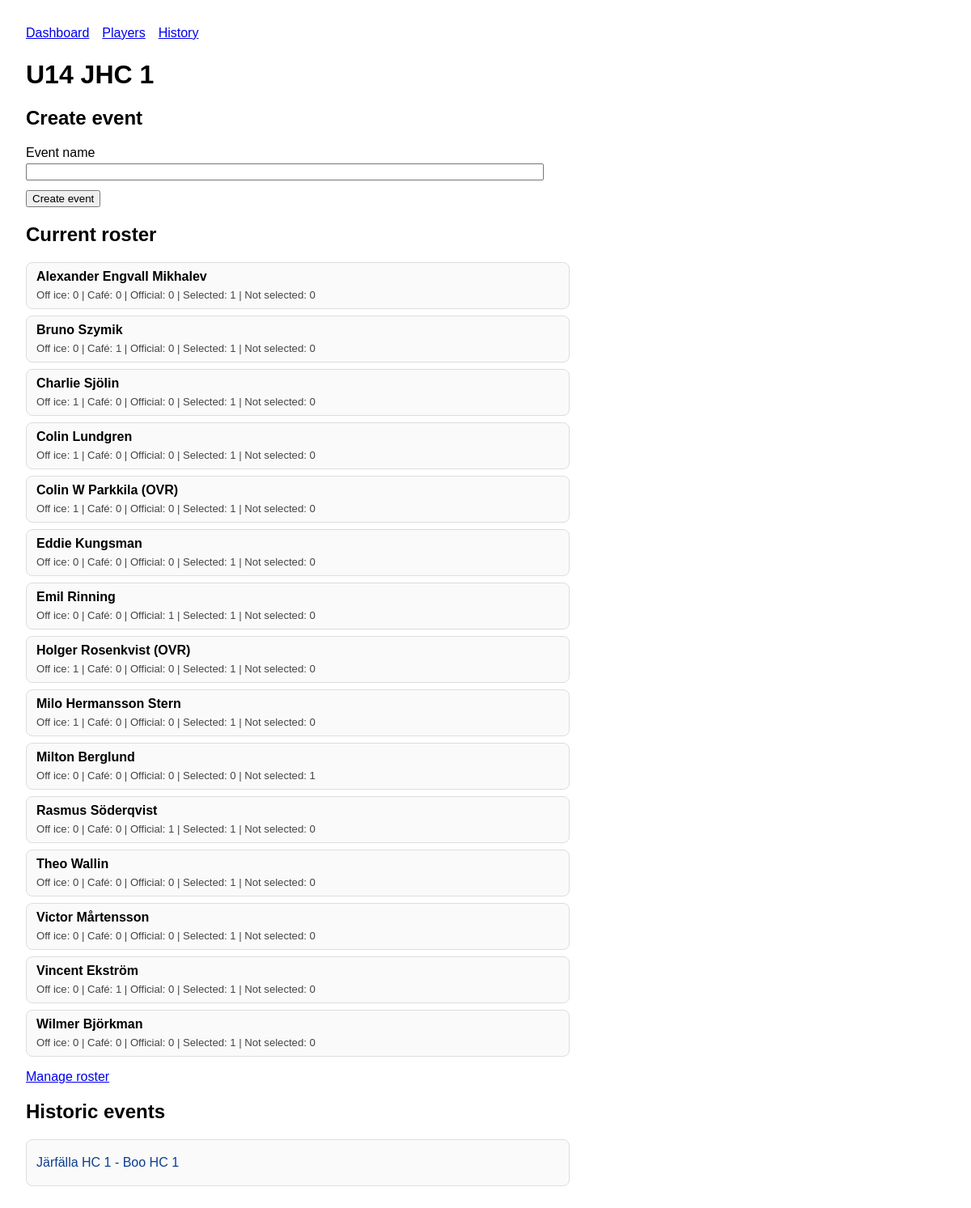
The page /teams/2 on the database its author committed.
### tables this page shows
CREATE TABLE teams (
                id INTEGER PRIMARY KEY AUTOINCREMENT,
                name TEXT NOT NULL UNIQUE
            );

CREATE TABLE players (
                id INTEGER PRIMARY KEY AUTOINCREMENT,
                name TEXT NOT NULL,
                ovr INTEGER NOT NULL DEFAULT 0 CHECK (ovr IN (0, 1)),
                cafe INTEGER NOT NULL DEFAULT 0 CHECK (cafe IN (0, 1))
            );

CREATE TABLE events (
                id INTEGER PRIMARY KEY AUTOINCREMENT,
                team_id INTEGER NOT NULL,
                name TEXT NOT NULL,
                FOREIGN KEY (team_id) REFERENCES teams (id)
            );

### hockeybemanning/web.py (the view, shortened to what this page needs)
    @app.route("/teams/<int:team_id>", methods=["GET", "POST"])
    def team_page(team_id: int) -> str | object:
        scheduler = app.config["SCHEDULER"]
        team = scheduler.connection.execute(
            "SELECT id, name FROM teams WHERE id = ?",
            (team_id,),
        ).fetchone()
        if team is None:
            return redirect(url_for("dashboard"))
        team_events = scheduler.connection.execute(
            "SELECT id, name FROM events WHERE team_id = ? ORDER BY id DESC",
            (team_id,),
        ).fetchall()
        assigned_players = scheduler.team_players(team_id)
        team_player_stats = {stat["player_id"]: stat for stat in scheduler.team_player_stats(team_id)}
        return render_template(
            "team.html",
            team=team,
            assigned_players=assigned_players,
            team_events=team_events,
            team_player_stats=team_player_stats,
        )

### hockeybemanning/core.py (called while the page is built)
    @property
    def connection(self) -> sqlite3.Connection:
        if not hasattr(self._local, "connection"):
            connection = sqlite3.connect(self._db_path, check_same_thread=False)
            connection.row_factory = sqlite3.Row
            self._local.connection = connection
        return self._local.connection

    def team_players(self, team_id: int) -> list[sqlite3.Row]:
        self._require_team(team_id)
        return self.connection.execute(
            """
            SELECT players.id AS player_id, players.name, players.ovr, players.cafe
            FROM team_players
            JOIN players ON players.id = team_players.player_id
            WHERE team_players.team_id = ?
            ORDER BY players.name, players.id
            """,
            (team_id,),
        ).fetchall()

    def _require_team(self, team_id: int) -> sqlite3.Row:
        team = self.connection.execute("SELECT id, name FROM teams WHERE id = ?", (team_id,)).fetchone()
        if team is None:
            raise ValueError("Unknown team.")
        return team

### hockeybemanning/templates/team.html (shortened to what this page needs)
{% extends 'base.html' %}
{% block content %}
  <h1>{{ team.name }}</h1>
  <h2>Create event</h2>
  <form method="post" action="{{ url_for('create_event') }}">
    <label>
      Event name
      <input type="text" name="name" required />
    </label>
    <button type="submit">Create event</button>
  </form>
  <h2>Current roster</h2>
  <div class="list-grid">
    {% for player in assigned_players %}
      {% set stats = team_player_stats.get(player.player_id, {}) %}
      <div class="list-row roster-player-row">
        <div class="roster-player-name">
          {{ player.name }}{% if player.ovr %} (OVR){% endif %}{% if player.cafe %} (Café){% endif %}
        </div>
        <div class="roster-player-stats">
          Off ice: {{ stats.off_ice_count|default(0) }} |
          Café: {{ stats.cafe_count|default(0) }} |
          Official: {{ stats.official_count|default(0) }} |
          Selected: {{ stats.selected_count|default(0) }} |
          Not selected: {{ stats.not_selected_count|default(0) }}
        </div>
      </div>
    {% else %}
      <div class="list-row empty-row">No players assigned to this team yet.</div>
    {% endfor %}
  </div>
  <p><a href="{{ url_for('team_roster_page', team_id=team.id) }}">Manage roster</a></p>
  <h2>Historic events</h2>
  <div class="list-grid">
    {% for event in team_events %}
      <div class="list-row">
        <a href="{{ url_for('event_page', event_id=event.id) }}">{{ event.name }}</a>
      </div>
    {% else %}
      <div class="list-row empty-row">No events for this team yet.</div>
    {% endfor %}
  </div>
{% endblock %}

### hockeybemanning/static/styles.css (style rules this page uses)
body { font-family: Arial, sans-serif; margin: 2rem; }
form { display: grid; gap: 0.75rem; max-width: 40rem; }
label { display: grid; gap: 0.25rem; }
button { width: fit-content; }
.list-grid { display: grid; gap: 0.5rem; max-width: 42rem; }
.list-row { display: flex; align-items: center; min-height: 2.5rem; padding: 0.5rem 0.75rem; border: 1px solid #ddd; border-radius: 0.5rem; background: #fafafa; }
.roster-player-row { display: grid; gap: 0.3rem; align-items: start; }
.roster-player-name { font-weight: 700; font-size: 1rem; }
.roster-player-stats { font-size: 0.82rem; color: #444; }
.list-row a { color: #0b3d91; text-decoration: none; }

### rows shown on the page
teams: name "U14 JHC 1"
players: name "Alexander Engvall Mikhalev", off_ice_count "0", cafe_count "0", official_count "0", selected_count "1", not_selected_count "0"
players: name "Bruno Szymik", off_ice_count "0", cafe_count "1", official_count "0", selected_count "1", not_selected_count "0"
players: name "Charlie Sjölin", off_ice_count "1", cafe_count "0", official_count "0", selected_count "1", not_selected_count "0"
players: name "Colin Lundgren", off_ice_count "1", cafe_count "0", official_count "0", selected_count "1", not_selected_count "0"
players: name "Colin W Parkkila", shows "(OVR)", off_ice_count "1", cafe_count "0", official_count "0", selected_count "1", not_selected_count "0"
players: name "Eddie Kungsman", off_ice_count "0", cafe_count "0", official_count "0", selected_count "1", not_selected_count "0"
players: name "Emil Rinning", off_ice_count "0", cafe_count "0", official_count "1", selected_count "1", not_selected_count "0"
players: name "Holger Rosenkvist", shows "(OVR)", off_ice_count "1", cafe_count "0", official_count "0", selected_count "1", not_selected_count "0"
players: name "Milo Hermansson Stern", off_ice_count "1", cafe_count "0", official_count "0", selected_count "1", not_selected_count "0"
players: name "Milton Berglund", off_ice_count "0", cafe_count "0", official_count "0", selected_count "0", not_selected_count "1"
players: name "Rasmus Söderqvist", off_ice_count "0", cafe_count "0", official_count "1", selected_count "1", not_selected_count "0"
players: name "Theo Wallin", off_ice_count "0", cafe_count "0", official_count "0", selected_count "1", not_selected_count "0"
players: name "Victor Mårtensson", off_ice_count "0", cafe_count "0", official_count "0", selected_count "1", not_selected_count "0"
players: name "Vincent Ekström", off_ice_count "0", cafe_count "1", official_count "0", selected_count "1", not_selected_count "0"
players: name "Wilmer Björkman", off_ice_count "0", cafe_count "0", official_count "0", selected_count "1", not_selected_count "0"
events: name "Järfälla HC 1 - Boo HC 1"
